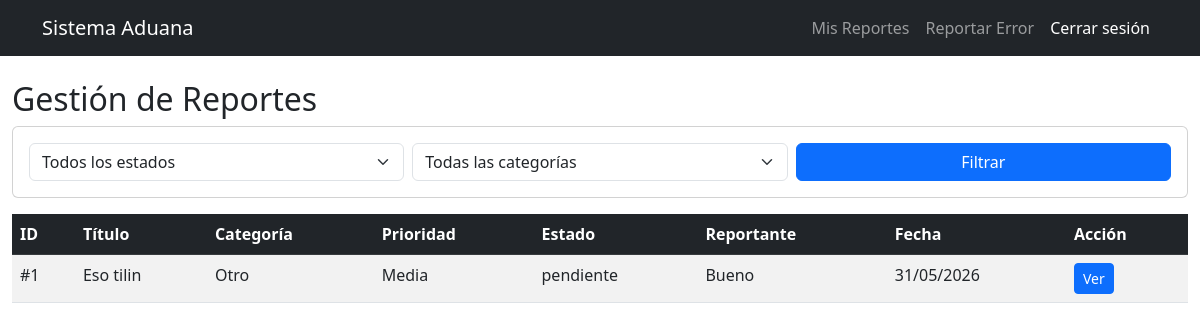
/reportes/admin/reportes/ (signed in), run on an earlier commit of the app's database.
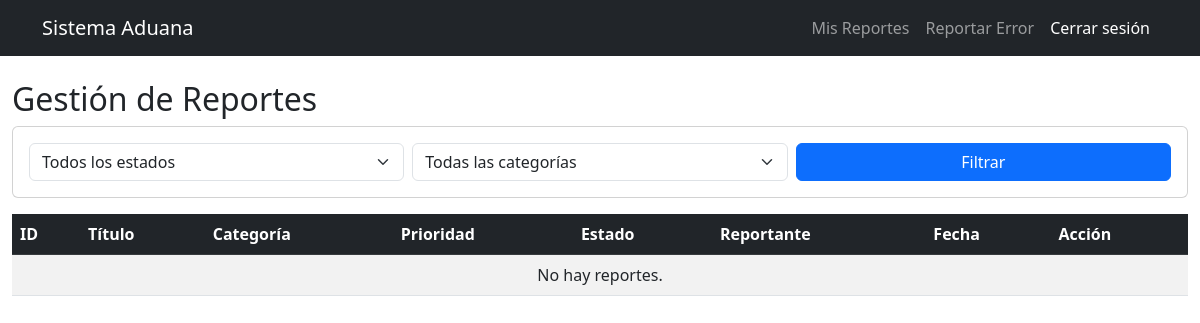
And on a later commit of the database.
### reportes/models.py (models this page shows, shortened)
class ReporteError(models.Model):
    CATEGORIAS = [
        ('partida_arancelaria', 'Error en Partida Arancelaria'),
        ('codigo_producto', 'Error en Código de Producto'),
        ('tarifa', 'Error en Tarifa/Arancel'),
        ('descripcion', 'Error en Descripción'),
        ('busqueda', 'Error en Búsqueda'),
        ('visualizacion', 'Error de Visualización'),
        ('otro', 'Otro'),
    ]
    ESTADOS = [
        ('Borrador', 'Borrador'),
        ('Pendiente de revisión', 'Pendiente de revisión'),
        ('en_revision', 'En Revisión'),
        ('resuelto', 'Resuelto'),
        ('rechazado', 'Rechazado'),
    ]
    PRIORIDADES = [
        ('baja', 'Baja'),
        ('media', 'Media'),
        ('alta', 'Alta'),
        ('critica', 'Crítica'),
    ]
    titulo = models.CharField(max_length=200)
    categoria = models.CharField(max_length=50, choices=CATEGORIAS, default='otro')
    descripcion = models.TextField()
    partida_arancelaria_afectada = models.CharField(max_length=20, blank=True, null=True)
    codigo_producto_afectado = models.CharField(max_length=50, blank=True, null=True)
    captura_pantalla = models.ImageField(upload_to='reportes_errores/capturas/%Y/%m/', blank=True, null=True)
    nombre_reportante = models.CharField(max_length=100)
    email_reportante = models.EmailField()
    es_usuario_registrado = models.BooleanField(default=False)
    usuario = models.ForeignKey(User, on_delete=models.SET_NULL, null=True, blank=True)
    estado = models.CharField(max_length=30, choices=ESTADOS, default='Borrador')
    prioridad = models.CharField(max_length=20, choices=PRIORIDADES, default='media')
    fecha_creacion = models.DateTimeField(auto_now_add=True)
    fecha_actualizacion = models.DateTimeField(auto_now=True)
    fecha_resolucion = models.DateTimeField(null=True, blank=True)
    notas_admin = models.TextField(blank=True, null=True)
    class Meta:
        ordering = ['-fecha_creacion']

### reportes/views.py (the view)
# urls.py: path('admin/reportes/', views.lista_reportes_admin, name='admin_lista'),
@staff_member_required
def lista_reportes_admin(request):
    reportes = ReporteError.objects.all()
    estado = request.GET.get('estado')
    categoria = request.GET.get('categoria')
    if estado:
        reportes = reportes.filter(estado=estado)
    if categoria:
        reportes = reportes.filter(categoria=categoria)
    return render(request, 'reportes/admin_lista.html', {'reportes': reportes})

### reportes/templates/reportes/admin_lista.html (shortened to what this page needs)
{% extends 'base.html' %}
{% block content %}
<div class="container-fluid py-4">
    <h2>Gestión de Reportes</h2>
    <div class="card mb-3">
        <div class="card-body">
            <form method="get" class="row g-2">
                <div class="col-md-4">
                    <select name="estado" class="form-select">
                        <option value="">Todos los estados</option>
                    </select>
                </div>
                <div class="col-md-4">
                    <select name="categoria" class="form-select">
                        <option value="">Todas las categorías</option>
                    </select>
                </div>
                <div class="col-md-4">
                    <button type="submit" class="btn btn-primary w-100">Filtrar</button>
                </div>
            </form>
        </div>
    </div>
    <table class="table table-striped">
        <thead class="table-dark">
            <tr>
                <th>ID</th><th>Título</th><th>Categoría</th><th>Prioridad</th>
                <th>Estado</th><th>Reportante</th><th>Fecha</th><th>Acción</th>
            </tr>
        </thead>
        <tbody>
            {% for r in reportes %}
            <tr>
                <td>#{{ r.id }}</td>
                <td>{{ r.titulo }}</td>
                <td>{{ r.get_categoria_display }}</td>
                <td>{{ r.get_prioridad_display }}</td>
                <td>{{ r.get_estado_display }}</td>
                <td>{{ r.nombre_reportante }}</td>
                <td>{{ r.fecha_creacion|date:"d/m/Y" }}</td>
                <td>
                    <a href="{% url 'reportes:admin_detalle' r.id %}" class="btn btn-sm btn-primary">Ver</a>
                </td>
            </tr>
            {% empty %}
            <tr><td colspan="8" class="text-center">No hay reportes.</td></tr>
            {% endfor %}
        </tbody>
    </table>
</div>
{% endblock %}

What changed in the data, as far as the page shows it:
removed ReporteError: id "1", titulo "Eso tilin", categoria "Otro", prioridad "Media", estado "pendiente", nombre_reportante "Bueno", fecha_creacion "31/05/2026"
Also different on the page:
text now shown: "No hay reportes."
